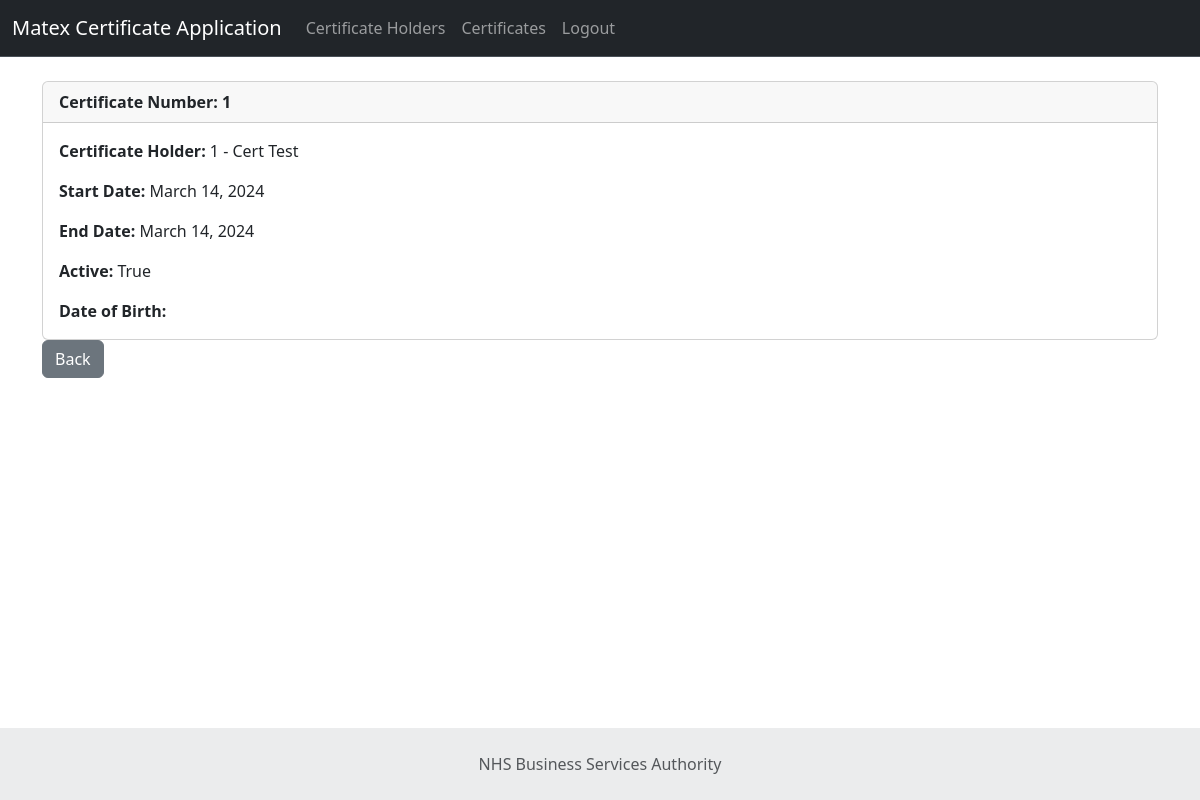
Screenshot of /certificate-info/1/ (signed in) with the database file from the repository.
### matex_app/models.py (models this page shows, shortened)
class CertificateInfo(models.Model):
    certificate_holder = models.ForeignKey(CertificateHolder,on_delete=models.CASCADE)
    certificate_number = models.AutoField(primary_key=True)
    certificate_start_date = models.DateField()
    certificate_duration = models.DurationField()
    certificate_expiration_date = models.DateField()
    certificate_active = models.BooleanField()

class CertificateHolder(models.Model):
    nhs_number = models.IntegerField()
    first_name = models.CharField(max_length=50)
    last_name = models.CharField(max_length=50)
    email = models.EmailField()
    date_of_birth = models.DateField()
    def __str__(self):
        return str(self.nhs_number) + " - " + f'{self.first_name} {self.last_name}'

### matex_app/views.py (the view)
# urls.py: path('certificate-info/<int:pk>/', views.certificate_info, name='certificate-info'),
def certificate_info(request, pk):
    if request.user.is_authenticated:
        certificate_record = CertificateInfo.objects.get(certificate_number=pk)
        return render(request, 'certificate-info.html', {'certificate_record': certificate_record})
    else:
        messages.success(request, 'Please log in to view this page')
        return redirect('index')

### matex_app/templates/certificate-info.html
{% extends 'base.html' %}
{% block content %}
<div class="card">
    <div class="card-header"><strong>
        Certificate Number: {{ certificate_record.certificate_number }}
       </strong>
    </div>
    <div class="card-body">
        <p class="card-text">
            <strong>Certificate Holder: </strong> {{ certificate_record.certificate_holder }}
        </p>
        <p class="card-text">
            <strong>Start Date: </strong>{{ certificate_record.certificate_start_date }}
        </p>
        <p class="card-text">
            <strong>End Date: </strong>{{ certificate_record.certificate_expiration_date }}
        </p>
        <p class="card-text">
            <strong>Active: </strong>{{ certificate_record.certificate_active }}
        </p>
        <p class="card-text">
            <strong>Date of Birth: </strong>{{ holder_record.date_of_birth }}
        </p>
    </div>
</div>
<a href="{% url 'certificates' %}" class="btn btn-secondary">Back</a>
{% endblock %}

### rows the page displays
CertificateInfo: certificate_number "1", certificate_holder "1 - Cert Test", certificate_start_date "March 14, 2024", certificate_expiration_date "March 14, 2024", certificate_active "True"
